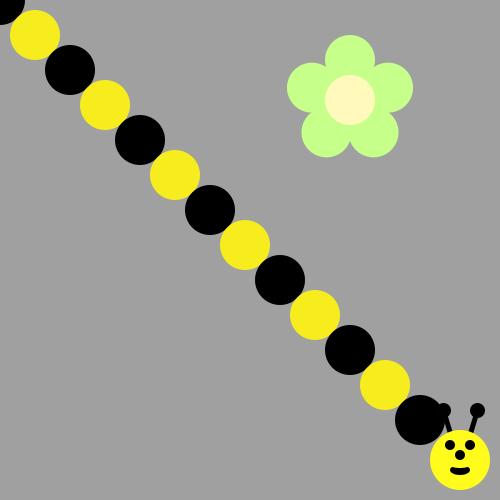
Frame 1 (no input)
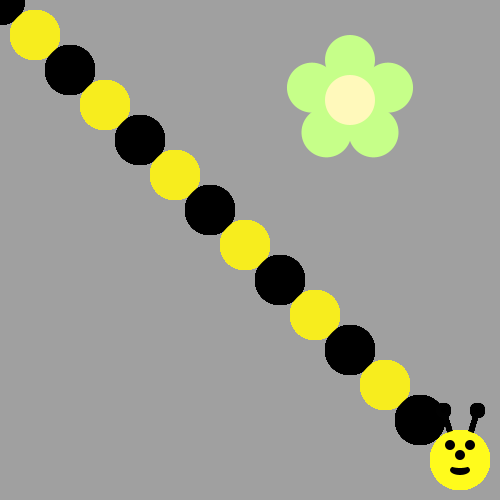
Frame 60 (the mouse pressed at the canvas centre just before this capture)
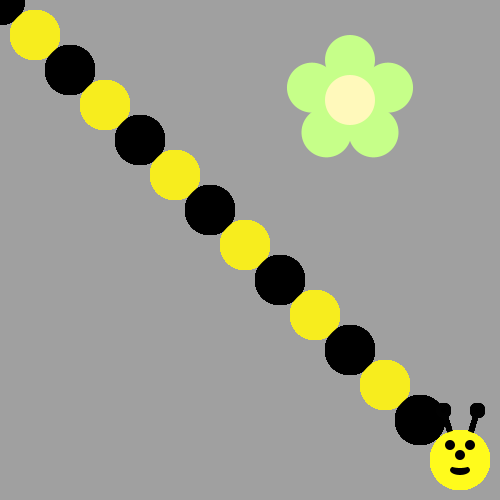
Frame 120 (the mouse held since frame 60 and released just before this capture)

The Processing sketch that drew these frames (run headless with seeded random() and noise(); from frame 60 on, the mouse is pressed at the canvas centre):

// Processing sketch: Bumble_Bee
// ── Bumble_Bee.pde
void draw() {
int x=-35;
  for(int i = 0; i<13;i++){
   x=x+35;
    if(x%10==0){
      fill(0,0,0);
    ellipse(x,x,50,50);
    }
    else if(x%10==5){
      fill(#F7ED1E);
      ellipse(x,x,50,50);
    }

  }
  drawBeeFace(460,460);
}

void drawFlower(int x, int y) {
     noStroke();
     translate(x, y);
     // draw 5 petals, rotating after each one<
     fill(#c6ff89);      // green
      for (int i = 0; i < 5; i++) {
           ellipse(0, -40, 50, 50);
          rotate(radians(72));
     }
     fill(#fff9bb); // light yellow
     ellipse(0, 0, 50, 50);
} 
void drawBeeFace(int BeeFaceX, int BeeFaceY) {
     noStroke();
     fill(0, 0, 0);
     stroke(1);
     strokeWeight(5);
     line(BeeFaceX-10, BeeFaceY-27, BeeFaceX-17, BeeFaceY-50);
     line(BeeFaceX+10, BeeFaceY-27, BeeFaceX+17, BeeFaceY-50);
     ellipse(BeeFaceX-17, BeeFaceY-50, 10, 10);
     ellipse(BeeFaceX+17, BeeFaceY-50, 10, 10);
     noStroke();
     fill(255, 251, 28);
     ellipse(BeeFaceX, BeeFaceY, 60, 60); // face
     fill(255, 237, 209);
     fill(0,0,0);
      ellipse(BeeFaceX-10, BeeFaceY-15, 10, 10); // eyes
     ellipse(BeeFaceX+10, BeeFaceY-15, 10, 10);
      ellipse(BeeFaceX, BeeFaceY-5, 10, 10); // nose
      ellipse(BeeFaceX, BeeFaceY+10, 20, 10);// mouth
     fill(255, 251, 28);
     ellipse(BeeFaceX, BeeFaceY+5, 20, 6);
}

void setup() {
     ellipseMode(CENTER);
     size(500, 500);
     background(160, 160, 160);
      drawFlower(350, 100);
}
